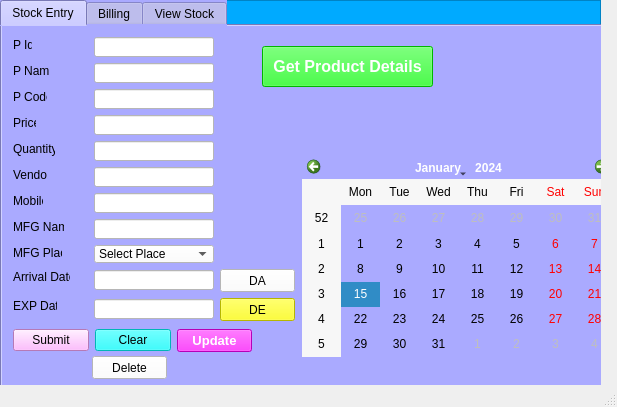
<?xml version="1.0" encoding="UTF-8"?>
<ui version="4.0">
 <class>MainWindow</class>
 <widget class="QMainWindow" name="MainWindow">
  <property name="geometry">
   <rect>
    <x>0</x>
    <y>0</y>
    <width>617</width>
    <height>407</height>
   </rect>
  </property>
  <property name="windowTitle">
   <string>MainWindow</string>
  </property>
  <widget class="QWidget" name="centralwidget">
   <widget class="QFrame" name="frame">
    <property name="geometry">
     <rect>
      <x>0</x>
      <y>0</y>
      <width>601</width>
      <height>431</height>
     </rect>
    </property>
    <property name="styleSheet">
     <string notr="true">background-color: rgb(85, 255, 127);
background-color: rgb(0, 85, 127);
background-color: rgb(0, 170, 255);</string>
    </property>
    <property name="frameShape">
     <enum>QFrame::StyledPanel</enum>
    </property>
    <property name="frameShadow">
     <enum>QFrame::Raised</enum>
    </property>
    <widget class="QTabWidget" name="tabWidget_2">
     <property name="geometry">
      <rect>
       <x>0</x>
       <y>0</y>
       <width>701</width>
       <height>411</height>
      </rect>
     </property>
     <property name="styleSheet">
      <string notr="true">background-color: rgb(170, 170, 255);</string>
     </property>
     <property name="currentIndex">
      <number>0</number>
     </property>
     <widget class="QWidget" name="tab_3">
      <attribute name="title">
       <string>Stock Entry</string>
      </attribute>
      <widget class="QCalendarWidget" name="calendarWidget">
       <property name="geometry">
        <rect>
         <x>300</x>
         <y>130</y>
         <width>312</width>
         <height>201</height>
        </rect>
       </property>
      </widget>
      <widget class="QPushButton" name="pushButton_7">
       <property name="geometry">
        <rect>
         <x>260</x>
         <y>20</y>
         <width>171</width>
         <height>41</height>
        </rect>
       </property>
       <property name="font">
        <font>
         <pointsize>12</pointsize>
         <weight>75</weight>
         <bold>true</bold>
        </font>
       </property>
       <property name="styleSheet">
        <string notr="true">background-color: rgb(0, 255, 0);
color: rgb(255, 255, 255);</string>
       </property>
       <property name="text">
        <string>Get Product Details</string>
       </property>
      </widget>
      <widget class="QPushButton" name="pushButton_8">
       <property name="geometry">
        <rect>
         <x>90</x>
         <y>330</y>
         <width>75</width>
         <height>23</height>
        </rect>
       </property>
       <property name="styleSheet">
        <string notr="true">background-color: rgb(255, 255, 255);</string>
       </property>
       <property name="text">
        <string>Delete</string>
       </property>
      </widget>
      <widget class="QLineEdit" name="lineEdit_2">
       <property name="geometry">
        <rect>
         <x>92</x>
         <y>11</y>
         <width>120</width>
         <height>20</height>
        </rect>
       </property>
       <property name="styleSheet">
        <string notr="true">background-color: rgb(255, 255, 255);</string>
       </property>
      </widget>
      <widget class="QLabel" name="label_3">
       <property name="geometry">
        <rect>
         <x>11</x>
         <y>37</y>
         <width>36</width>
         <height>16</height>
        </rect>
       </property>
       <property name="text">
        <string>P Name</string>
       </property>
      </widget>
      <widget class="QLineEdit" name="lineEdit_3">
       <property name="geometry">
        <rect>
         <x>92</x>
         <y>37</y>
         <width>120</width>
         <height>20</height>
        </rect>
       </property>
       <property name="styleSheet">
        <string notr="true">background-color: rgb(255, 255, 255);</string>
       </property>
      </widget>
      <widget class="QLineEdit" name="lineEdit_5">
       <property name="geometry">
        <rect>
         <x>92</x>
         <y>63</y>
         <width>120</width>
         <height>20</height>
        </rect>
       </property>
       <property name="styleSheet">
        <string notr="true">background-color: rgb(255, 255, 255);</string>
       </property>
      </widget>
      <widget class="QLabel" name="label_4">
       <property name="geometry">
        <rect>
         <x>11</x>
         <y>63</y>
         <width>34</width>
         <height>16</height>
        </rect>
       </property>
       <property name="text">
        <string>P Code</string>
       </property>
      </widget>
      <widget class="QLabel" name="label_5">
       <property name="geometry">
        <rect>
         <x>11</x>
         <y>89</y>
         <width>23</width>
         <height>16</height>
        </rect>
       </property>
       <property name="text">
        <string>Price</string>
       </property>
      </widget>
      <widget class="QLineEdit" name="lineEdit_6">
       <property name="geometry">
        <rect>
         <x>92</x>
         <y>89</y>
         <width>120</width>
         <height>20</height>
        </rect>
       </property>
       <property name="styleSheet">
        <string notr="true">background-color: rgb(255, 255, 255);</string>
       </property>
      </widget>
      <widget class="QLabel" name="label_6">
       <property name="geometry">
        <rect>
         <x>11</x>
         <y>115</y>
         <width>42</width>
         <height>16</height>
        </rect>
       </property>
       <property name="text">
        <string>Quantity</string>
       </property>
      </widget>
      <widget class="QLineEdit" name="lineEdit_7">
       <property name="geometry">
        <rect>
         <x>92</x>
         <y>115</y>
         <width>120</width>
         <height>20</height>
        </rect>
       </property>
       <property name="styleSheet">
        <string notr="true">background-color: rgb(255, 255, 255);</string>
       </property>
      </widget>
      <widget class="QLabel" name="label_7">
       <property name="geometry">
        <rect>
         <x>11</x>
         <y>141</y>
         <width>34</width>
         <height>16</height>
        </rect>
       </property>
       <property name="text">
        <string>Vendor</string>
       </property>
      </widget>
      <widget class="QLineEdit" name="lineEdit_8">
       <property name="geometry">
        <rect>
         <x>92</x>
         <y>141</y>
         <width>120</width>
         <height>20</height>
        </rect>
       </property>
       <property name="styleSheet">
        <string notr="true">background-color: rgb(255, 255, 255);</string>
       </property>
      </widget>
      <widget class="QLabel" name="label_8">
       <property name="geometry">
        <rect>
         <x>11</x>
         <y>167</y>
         <width>30</width>
         <height>16</height>
        </rect>
       </property>
       <property name="text">
        <string>Mobile</string>
       </property>
      </widget>
      <widget class="QLineEdit" name="lineEdit_9">
       <property name="geometry">
        <rect>
         <x>92</x>
         <y>167</y>
         <width>120</width>
         <height>20</height>
        </rect>
       </property>
       <property name="styleSheet">
        <string notr="true">background-color: rgb(255, 255, 255);</string>
       </property>
      </widget>
      <widget class="QLabel" name="label_9">
       <property name="geometry">
        <rect>
         <x>11</x>
         <y>193</y>
         <width>51</width>
         <height>16</height>
        </rect>
       </property>
       <property name="text">
        <string>MFG Name</string>
       </property>
      </widget>
      <widget class="QLineEdit" name="lineEdit_10">
       <property name="geometry">
        <rect>
         <x>92</x>
         <y>193</y>
         <width>120</width>
         <height>20</height>
        </rect>
       </property>
       <property name="styleSheet">
        <string notr="true">background-color: rgb(255, 255, 255);</string>
       </property>
      </widget>
      <widget class="QLabel" name="label_10">
       <property name="geometry">
        <rect>
         <x>11</x>
         <y>219</y>
         <width>49</width>
         <height>16</height>
        </rect>
       </property>
       <property name="text">
        <string>MFG Place</string>
       </property>
      </widget>
      <widget class="QLabel" name="label_11">
       <property name="geometry">
        <rect>
         <x>11</x>
         <y>243</y>
         <width>57</width>
         <height>16</height>
        </rect>
       </property>
       <property name="text">
        <string>Arrival Date</string>
       </property>
      </widget>
      <widget class="QPushButton" name="pushButton_3">
       <property name="geometry">
        <rect>
         <x>218</x>
         <y>243</y>
         <width>75</width>
         <height>23</height>
        </rect>
       </property>
       <property name="styleSheet">
        <string notr="true">background-color: rgb(255, 255, 255);</string>
       </property>
       <property name="text">
        <string>DA</string>
       </property>
      </widget>
      <widget class="QLineEdit" name="lineEdit_12">
       <property name="geometry">
        <rect>
         <x>92</x>
         <y>244</y>
         <width>120</width>
         <height>20</height>
        </rect>
       </property>
       <property name="styleSheet">
        <string notr="true">background-color: rgb(255, 255, 255);</string>
       </property>
      </widget>
      <widget class="QLabel" name="label_12">
       <property name="geometry">
        <rect>
         <x>11</x>
         <y>272</y>
         <width>44</width>
         <height>16</height>
        </rect>
       </property>
       <property name="text">
        <string>EXP Date</string>
       </property>
      </widget>
      <widget class="QLineEdit" name="lineEdit_13">
       <property name="geometry">
        <rect>
         <x>92</x>
         <y>273</y>
         <width>120</width>
         <height>20</height>
        </rect>
       </property>
       <property name="styleSheet">
        <string notr="true">background-color: rgb(255, 255, 255);</string>
       </property>
      </widget>
      <widget class="QPushButton" name="pushButton_4">
       <property name="geometry">
        <rect>
         <x>218</x>
         <y>272</y>
         <width>75</width>
         <height>23</height>
        </rect>
       </property>
       <property name="styleSheet">
        <string notr="true">background-color: rgb(255, 255, 255);
background-color: rgb(255, 255, 0);</string>
       </property>
       <property name="text">
        <string>DE</string>
       </property>
      </widget>
      <widget class="QLabel" name="label_2">
       <property name="geometry">
        <rect>
         <x>11</x>
         <y>11</y>
         <width>19</width>
         <height>16</height>
        </rect>
       </property>
       <property name="text">
        <string>P Id</string>
       </property>
      </widget>
      <widget class="QComboBox" name="comboBox">
       <property name="geometry">
        <rect>
         <x>92</x>
         <y>219</y>
         <width>120</width>
         <height>18</height>
        </rect>
       </property>
       <property name="styleSheet">
        <string notr="true">background-color: rgb(255, 255, 255);</string>
       </property>
       <item>
        <property name="text">
         <string>Select Place</string>
        </property>
       </item>
       <item>
        <property name="text">
         <string>Andaman Nicobar</string>
        </property>
       </item>
       <item>
        <property name="text">
         <string>Andhra Pradesh</string>
        </property>
       </item>
       <item>
        <property name="text">
         <string>Arunachal Pradesh</string>
        </property>
       </item>
       <item>
        <property name="text">
         <string>Assam</string>
        </property>
       </item>
       <item>
        <property name="text">
         <string>Bihar</string>
        </property>
       </item>
       <item>
        <property name="text">
         <string>Chattisgarh</string>
        </property>
       </item>
       <item>
        <property name="text">
         <string>Delhi</string>
        </property>
       </item>
       <item>
        <property name="text">
         <string>Goa</string>
        </property>
       </item>
       <item>
        <property name="text">
         <string>Gujarat</string>
        </property>
       </item>
       <item>
        <property name="text">
         <string>Haryana</string>
        </property>
       </item>
       <item>
        <property name="text">
         <string>Himachal Pradesh</string>
        </property>
       </item>
       <item>
        <property name="text">
         <string>Jammu &amp; Kashmir</string>
        </property>
       </item>
       <item>
        <property name="text">
         <string>Jharkand</string>
        </property>
       </item>
       <item>
        <property name="text">
         <string>Karnataka</string>
        </property>
       </item>
       <item>
        <property name="text">
         <string>Kerala</string>
        </property>
       </item>
       <item>
        <property name="text">
         <string>Madhya Pradesh</string>
        </property>
       </item>
       <item>
        <property name="text">
         <string>Maharashtra</string>
        </property>
       </item>
       <item>
        <property name="text">
         <string>Manipur</string>
        </property>
       </item>
       <item>
        <property name="text">
         <string>Meghalaya</string>
        </property>
       </item>
       <item>
        <property name="text">
         <string>Mizoram</string>
        </property>
       </item>
       <item>
        <property name="text">
         <string>Nagaland</string>
        </property>
       </item>
       <item>
        <property name="text">
         <string>Odissa</string>
        </property>
       </item>
       <item>
        <property name="text">
         <string>Punjab</string>
        </property>
       </item>
       <item>
        <property name="text">
         <string>Rajasthan</string>
        </property>
       </item>
       <item>
        <property name="text">
         <string>Sikkim</string>
        </property>
       </item>
       <item>
        <property name="text">
         <string>Tamilnadu</string>
        </property>
       </item>
       <item>
        <property name="text">
         <string>Telangana</string>
        </property>
       </item>
       <item>
        <property name="text">
         <string>Tripura</string>
        </property>
       </item>
       <item>
        <property name="text">
         <string>Uttar Pradesh</string>
        </property>
       </item>
       <item>
        <property name="text">
         <string>Uttarakand</string>
        </property>
       </item>
       <item>
        <property name="text">
         <string>West Bengal</string>
        </property>
       </item>
      </widget>
      <widget class="QWidget" name="">
       <property name="geometry">
        <rect>
         <x>11</x>
         <y>300</y>
         <width>239</width>
         <height>29</height>
        </rect>
       </property>
       <layout class="QGridLayout" name="gridLayout">
        <item row="0" column="0">
         <widget class="QPushButton" name="pushButton">
          <property name="styleSheet">
           <string notr="true">background-color: rgb(85, 255, 0);
background-color: rgb(255, 170, 255);</string>
          </property>
          <property name="text">
           <string>Submit</string>
          </property>
         </widget>
        </item>
        <item row="0" column="1">
         <widget class="QPushButton" name="pushButton_2">
          <property name="styleSheet">
           <string notr="true">background-color: rgb(0, 255, 255);</string>
          </property>
          <property name="text">
           <string>Clear</string>
          </property>
         </widget>
        </item>
        <item row="0" column="2">
         <widget class="QPushButton" name="pushButton_5">
          <property name="font">
           <font>
            <pointsize>10</pointsize>
            <weight>75</weight>
            <bold>true</bold>
           </font>
          </property>
          <property name="styleSheet">
           <string notr="true">background-color: rgb(255, 0, 255);
color: rgb(255, 255, 255);</string>
          </property>
          <property name="text">
           <string>Update</string>
          </property>
         </widget>
        </item>
       </layout>
      </widget>
     </widget>
     <widget class="QWidget" name="tab_4">
      <attribute name="title">
       <string>Billing</string>
      </attribute>
     </widget>
     <widget class="QWidget" name="tab">
      <attribute name="title">
       <string>View Stock</string>
      </attribute>
      <widget class="QPushButton" name="pushButton_6">
       <property name="geometry">
        <rect>
         <x>140</x>
         <y>20</y>
         <width>75</width>
         <height>23</height>
        </rect>
       </property>
       <property name="styleSheet">
        <string notr="true">background-color: rgb(255, 255, 0);</string>
       </property>
       <property name="text">
        <string>View Stock</string>
       </property>
      </widget>
      <widget class="QTableWidget" name="tableWidget">
       <property name="geometry">
        <rect>
         <x>10</x>
         <y>50</y>
         <width>581</width>
         <height>241</height>
        </rect>
       </property>
       <property name="styleSheet">
        <string notr="true">background-color: rgb(255, 255, 255);</string>
       </property>
       <column>
        <property name="text">
         <string>ID</string>
        </property>
       </column>
       <column>
        <property name="text">
         <string>Name</string>
        </property>
       </column>
       <column>
        <property name="text">
         <string>Code</string>
        </property>
       </column>
       <column>
        <property name="text">
         <string>Price</string>
        </property>
       </column>
       <column>
        <property name="text">
         <string>Quantity</string>
        </property>
       </column>
       <column>
        <property name="text">
         <string>Vendor</string>
        </property>
       </column>
       <column>
        <property name="text">
         <string>Mobile</string>
        </property>
       </column>
       <column>
        <property name="text">
         <string>Manufacturer</string>
        </property>
       </column>
       <column>
        <property name="text">
         <string>MFG Place</string>
        </property>
       </column>
       <column>
        <property name="text">
         <string>Arr Date</string>
        </property>
       </column>
       <column>
        <property name="text">
         <string>Expire Date</string>
        </property>
       </column>
      </widget>
     </widget>
    </widget>
   </widget>
  </widget>
  <widget class="QStatusBar" name="statusbar"/>
 </widget>
 <resources/>
 <connections/>
</ui>
